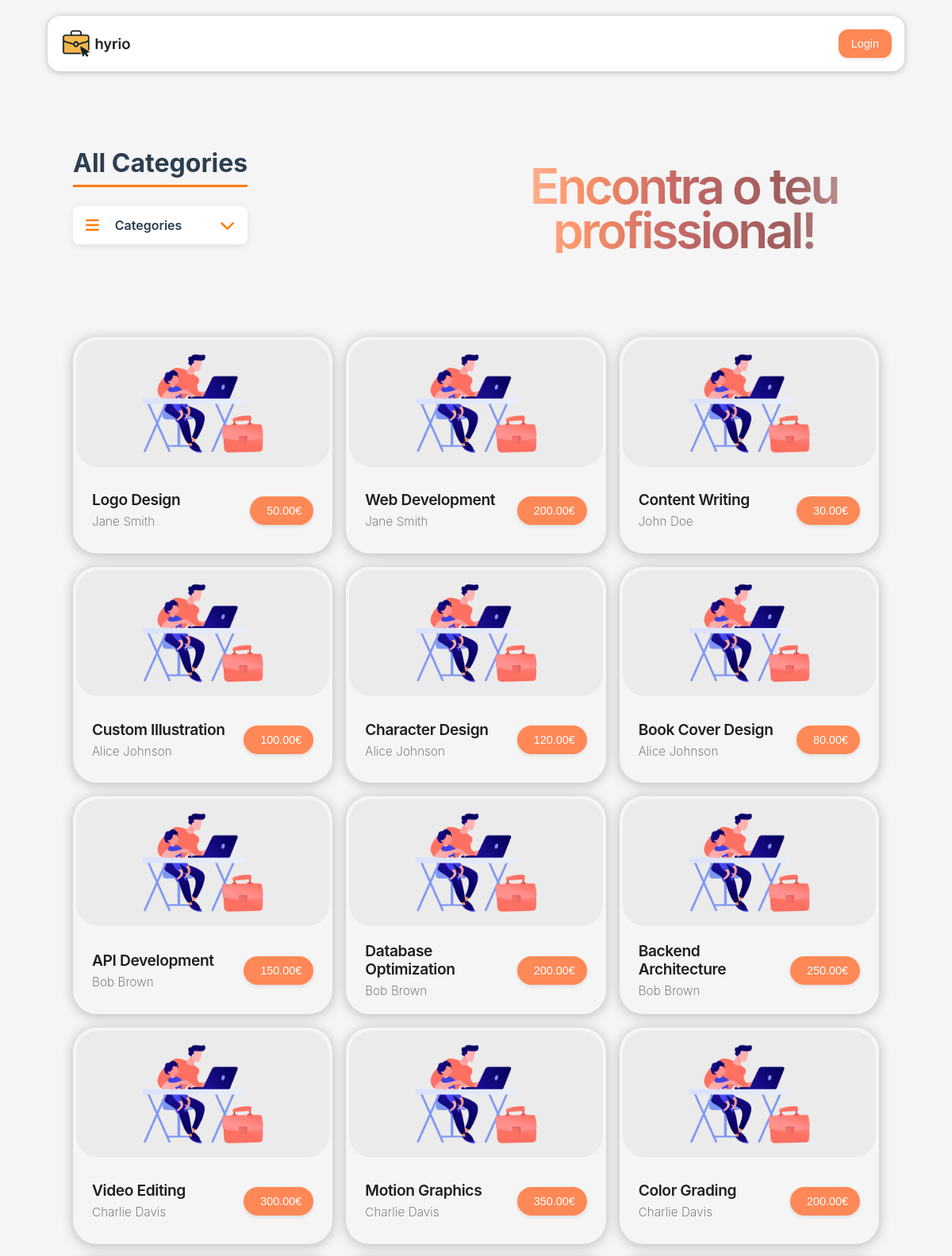
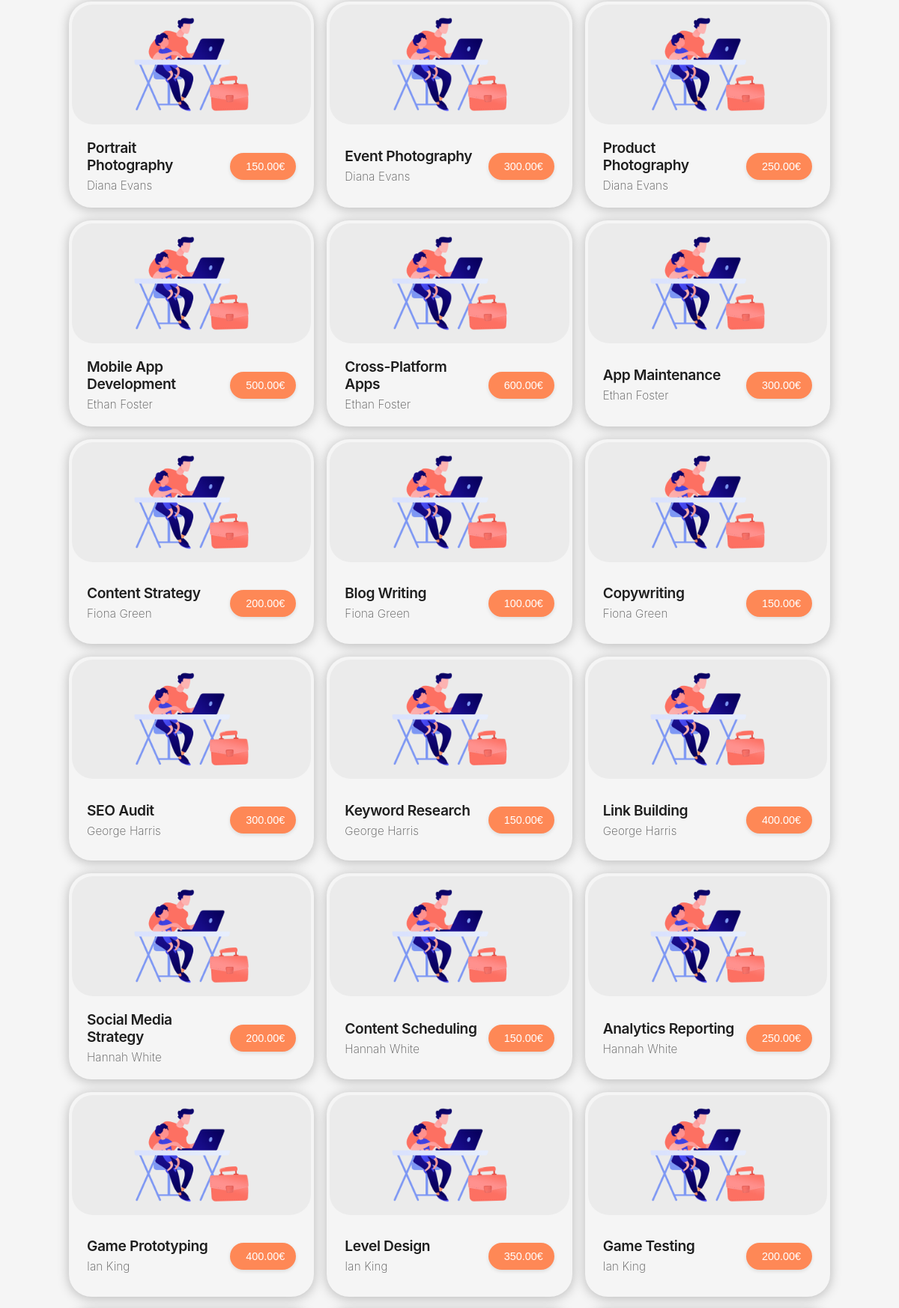
The page / (upper part) on the database its author committed (2 pictures, top to bottom).
### tables this page shows
CREATE TABLE services (
  id INTEGER PRIMARY KEY,
  name VARCHAR(255) NOT NULL,
  description TEXT NOT NULL,
  price DECIMAL(10, 2) NOT NULL CHECK (price >= 0),
  seller INTEGER NOT NULL REFERENCES users(id),
  category INTEGER NOT NULL REFERENCES categories(id),
  image TEXT NOT NULL,
  rating DECIMAL(2, 1) CHECK (rating >= 0 AND rating <= 5)
);

CREATE TABLE users (
  id INTEGER PRIMARY KEY,
  name VARCHAR(255) NOT NULL,
  username VARCHAR(255) NOT NULL UNIQUE,
  password TEXT NOT NULL,  -- Use bcrypt for hashing
  email VARCHAR(255) NOT NULL UNIQUE,
  role VARCHAR(50) NOT NULL CHECK (role IN ('user', 'freelancer', 'admin')),
  profile_pic TEXT NOT NULL,
  bio TEXT
);

### includes/auth.php (called while the page is built, shortened)
<?php
class Auth
{
    private static ?Auth $instance = null;
    public static function getInstance(): Auth
    {
        if (self::$instance === null) {
            self::$instance = new Auth();
        }
        return self::$instance;
    }
    public function getUser()
    {
        return $_SESSION['user'] ?? null;
    }
}

### components/card/card.php (the view, shortened to what this page needs)
<?php
class Card
{
  private static $cssIncluded = false;
  public static function includeCSS()
  {
    if (!self::$cssIncluded) {
      echo '<link rel="stylesheet" href="/components/card/css/card.css">';
      self::$cssIncluded = true;
    }
  }
  public static function render($service = null)
  {
    require_once(__DIR__ . '/../button/button.php');
    ?>
    <div class="card" id="container">
      <img src="<?= isset($service['image']) ? htmlspecialchars($service['image']) : '../assets/placeholder.png' ?>"
        alt="<?= isset($service['name']) ? htmlspecialchars($service['name']) : 'Service' ?>">
      <div id="label">
        <div id="titles">
          <h3><?= isset($service['name']) ? htmlspecialchars($service['name']) : 'i build minecraft servers' ?></h3>
          <p><?= isset($service['seller_name']) ? htmlspecialchars($service['seller_name']) : 'bald man' ?></p>
        </div>
        <?php
        echo '<span>' . (isset($service['price']) ? htmlspecialchars(number_format($service['price'], 2)) : '230') . '€</span>';
        ?>
      </div>
    </div>
    <?php
  }
  public static function renderGrid($services = [])
  {
    self::includeCSS();
    echo '<div class="card-grid">';
    foreach ($services as $service) {
      self::render($service);
    }
    echo '</div>';
  }
}
?>

### includes/common.php (shortened to what this page needs)
<?php
function getServices(?int $categoryId = null): array
{
    try {
        $db = Database::getInstance();
        $query = '
            SELECT services.*, users.name as seller_name, categories.name as category_name
            FROM services
            JOIN users ON services.seller = users.id
            JOIN categories ON services.category = categories.id
        ';
        $stmt = $db->prepare($query);
        $stmt->execute();
        return $stmt->fetchAll();
    } catch (PDOException $e) {
        return [];
    }
}
?>
<?php function head(): void
{ ?>
    <!DOCTYPE html>
    <html>
    <head>
        <link rel="stylesheet" href="/css/style.css">
        <link rel="stylesheet" href="/css/forms.css">
        <link rel="stylesheet" type="text/css"
            href="https://cdn.jsdelivr.net/npm/@phosphor-icons/web@2.1.1/src/regular/style.css" />
        <link rel="stylesheet" type="text/css"
            href="https://cdn.jsdelivr.net/npm/@phosphor-icons/web@2.1.1/src/bold/style.css" />
        <link rel="stylesheet" href="https://cdnjs.cloudflare.com/ajax/libs/font-awesome/5.15.4/css/all.min.css" />
    </head>
    <body>
    <?php } ?>
    <?php function drawHeader()
    {
        require_once(__DIR__ . '/../components/navbar/navbar.php');
        Navbar::render($selectedCategoryId);
    } ?>
    <?php function drawCategories()
    {
        require_once(__DIR__ . '/../components/categories/categories.php');
        Categories::render($selectedCategoryId);
    } ?>
    <?php function drawCard()
    {
        $selectedCategoryId = isset($_GET['category']) ? (int) $_GET['category'] : null;
        $services = getServices($selectedCategoryId);
        require_once(__DIR__ . '/../components/card/card.php');
        Card::renderGrid($services);
    } ?>
    <?php function drawFooter()
    { ?>
    </body>
    </html>
<?php } ?>

### components/navbar/navbar.php (shortened to what this page needs)
<?php
class Navbar
{
  private static $cssIncluded = false;
  public static function includeCSS()
  {
    if (!self::$cssIncluded) {
      echo '<link rel="stylesheet" href="/components/navbar/css/navbar.css">';
      self::$cssIncluded = true;
    }
  }
  public static function render(?int $selectedCategoryId = null)
  {
    self::includeCSS();
    require_once(__DIR__ . '/../button/button.php');
    require_once(__DIR__ . '/../categories/categories.php');
    require_once(__DIR__ . '/../../includes/auth.php');
    ?>
    <header id="menu-header">
      <div class="nav-left">
        <a href="/">
          <img src="/assets/logo.png" alt="Logo">
        </a>
      </div>
      <div class="nav-right">
        <?php
        $user = Auth::getInstance()->getUser();
        if ($user) {
          $profilePic = isset($user['profile_pic']) ? $user['profile_pic'] : 'database/assets/userProfilePic.jpg';
          $profileDropdownId = 'profile_' . uniqid();
          echo '<div class="profile-dropdown">';
          echo '<input type="checkbox" id="' . $profileDropdownId . '" class="profile-dropdown-toggle">';
          echo '<label for="' . $profileDropdownId . '" class="profile-dropdown-btn">';
          echo '<div class="user-profile">';
          echo '<img src="/' . htmlspecialchars($profilePic) . '" alt="Profile Picture" class="profile-pic" title="' . htmlspecialchars($user['name']) . '">';
          echo '</div>';
          echo '</label>';
          echo '<div class="profile-dropdown-menu">';
          echo '<div class="user-name">' . htmlspecialchars($user['name']) . '</div>';
          echo '<a href="/pages/profile.php?username=' . htmlspecialchars($user['username']) . '" class="dropdown-item"><i class="fas fa-user"></i> My Profile</a>';
          echo '<a href="/actions/logout_action.php" class="dropdown-item"><i class="fas fa-sign-out-alt"></i> Logout</a>';
          echo '</div>';
          echo '</div>';
          echo '<script>
          document.addEventListener("DOMContentLoaded", function() {
            const checkbox = document.getElementById("' . $profileDropdownId . '");
            const dropdown = checkbox.parentElement;
            // Close when clicking outside
            document.addEventListener("click", function(event) {
              // If the click was outside the dropdown and the dropdown is open
              if (!dropdown.contains(event.target) && checkbox.checked) {
                checkbox.checked = false;
              }
            });
          });
          </script>';
        } else {
          Button::start(['variant' => 'primary', 'onClick' => "window.location.href='/pages/login.php'"]);
          echo '<span>Login</span>';
          Button::end();
        }
        ?>
      </div>
    </header>
    <?php
  }
}
?>

### components/button/button.php (shortened to what this page needs)
<?php
class Button
{
  private static $cssIncluded = false;
  private static $variants = [
    'primary',
    'secondary',
    'accent',
    'outline',
    'text'
  ];
  public static function includeCSS()
  {
    if (!self::$cssIncluded) {
      echo '<link rel="stylesheet" href="/components/button/css/button.css">';
      self::$cssIncluded = true;
    }
  }
  public static function start($attributes = [])
  {
    self::includeCSS();
    $variant = self::extractVariant($attributes);
    $attributesStr = self::buildAttributesString($attributes);
    echo '<button class="btn btn-' . $variant . '"' . $attributesStr . '>';
  }
  public static function end()
  {
    $content = ob_get_clean();
    echo $content;
    echo '</button>';
  }
  private static function extractVariant(&$attributes)
  {
    $variant = 'primary';
    if (isset($attributes['variant'])) {
      if (in_array($attributes['variant'], self::$variants)) {
        $variant = $attributes['variant'];
      }
    }
    return $variant;
  }
  private static function buildAttributesString($attributes)
  {
    $attributesStr = '';
    foreach ($attributes as $key => $value) {
      $attributesStr .= ' ' . htmlspecialchars($key) . '="' . htmlspecialchars($value) . '"';
    }
    return $attributesStr;
  }
}
?>

### index.php (shortened to what this page needs)
<?php
require_once(__DIR__ . '/includes/common.php');
head();
drawHeader(); ?>
<main>
  <div class="categories-wrapper">
    <?php drawCategories() ?>
    <div class="gradient-text">Encontra o teu profissional!</div>
  </div>
  <?php drawCard() ?>
</main>
<?php drawFooter(); ?>

### components/categories/categories.php (shortened to what this page needs)
<?php
class Categories
{
  public static function getSelectedCategoryName(?int $categoryId = null): string
  {
    if ($categoryId === null) {
      return "All Categories";
    }
    $category = self::getCategoryById($categoryId);
    return $category ? htmlspecialchars($category['name']) : "All Categories";
  }
  public static function render(?int $selectedCategoryId = null): void
  {
    echo '<link rel="stylesheet" href="/components/categories/css/categories.css">';
    echo '<link rel="stylesheet" href="https://cdnjs.cloudflare.com/ajax/libs/font-awesome/6.4.0/css/all.min.css">';
    $selectedCategoryName = self::getSelectedCategoryName($selectedCategoryId);
    $uniqueId = 'cat_' . uniqid();
    echo '<div class="categories-container">';
    echo '<h1 class="selected-category-title">' . $selectedCategoryName . '</h1>';
    echo '<div class="hamburger-dropdown">';
    echo '<label for="' . $uniqueId . '" class="hamburger-btn">';
    echo '<i class="fas fa-bars"></i>';
    echo '<span>Categories</span>';
    echo '<i class="fas fa-chevron-down chevron-icon"></i>';
    echo '</label>';
    echo '</div>';
    echo '</div>';
  }
}
?>

### css/style.css (style rules this page uses)
:root { --text: #1e1e1e; --background: whitesmoke; --primary: #fe8856; --secondary: #bd5656; --accent: #944c4c; --shadow: rgba(0, 0, 0, 0.25); background: var(--background); font-family: 'Inter', sans-serif; }
html, body { height: 100%; margin: 0; padding: 0; }
body { display: flex; flex-direction: column; min-height: 100vh; }
.categories-wrapper { display: flex; flex-direction: row; align-items: center; justify-content: space-between; gap: 2rem; margin-bottom: 2rem; box-sizing: border-box; padding: 0; width: 100%; overflow: visible; position: relative; }
.gradient-text { text-align: center; font-family: 'Inter', sans-serif; font-size: 72px; font-style: normal; font-weight: 600; line-height: 90%; letter-spacing: -3.24px; background: linear-gradient(90deg, rgba(254, 136, 86, 0.35) 0%, rgba(254, 136, 86, 0.9) 25%, rgba(189, 86, 86, 0.9) 50%, rgba(148, 76, 76, 0.9) 75%, rgba(148, 76, 76, 0.35) 100%); background-clip: text; -webkit-background-clip: text; -webkit-text-fill-color: transparent; flex: 1; box-sizing: border-box; max-width: 50%; padding: 0; margin: 0; overflow-wrap: break-word; word-wrap: break-word; hyphens: auto; }
@media (max-width: 1200px) { .gradient-text { font-size: 62px; } }
main { width: 90%; max-width: 1200px; margin: 20px auto; padding: 16px 16px; box-sizing: border-box; overflow-x: hidden; flex: 1 0 auto; transition: all 0.3s ease-in-out; }

### components/navbar/css/navbar.css (style rules this page uses)
#menu-header { width: 90%; background-color: white; color: var(--text); padding: 16px 16px; margin: 20px auto; border-radius: 16px; display: flex; justify-content: space-between; align-items: center; box-shadow: 0 1px 8px 0 var(--shadow); transition: all 0.3s ease-in-out; overflow: visible; height: 70px; box-sizing: border-box; }
#menu-header .nav-left a { display: flex; height: 100%; align-items: center; }
#menu-header img { height: 100%; width: auto; }
.nav-left, .nav-right { display: flex; align-items: center; height: 100%; }
.nav-left { gap: 20px; flex-shrink: 0; }
.nav-right { gap: 15px; }
#menu-header .btn { border-radius: 12px; font-size: 0.9rem; }

### components/button/css/button.css (style rules this page uses)
.btn { display: flex; align-items: center; gap: 6px; font-weight: 500; cursor: pointer; transition: all 0.3s ease-in-out; padding: 10px 16px; border-radius: 8px; border: none; font-size: 0.95em; box-shadow: 0 2px 5px rgba(0, 0, 0, 0.1); }
.btn-primary { background-color: var(--primary); color: white; }

### components/categories/css/categories.css (style rules this page uses)
.categories-container { margin: 0 0 2rem 0; padding: 1rem; box-sizing: border-box; position: relative; overflow: visible; }
.selected-category-title { font-size: 2rem; font-weight: 700; color: #2c3e50; margin: 1.5rem 0; padding-bottom: 0.5rem; border-bottom: 3px solid #ff7b00; display: inline-block; }
.hamburger-dropdown { position: relative; width: 100%; max-width: 300px; margin-bottom: 1.5rem; }
.hamburger-btn { display: flex; align-items: center; gap: 12px; background-color: #ffffff; border-radius: 8px; padding: 14px 16px; cursor: pointer; box-shadow: 0 3px 10px rgba(0, 0, 0, 0.08); transition: all 0.2s ease; width: 100%; justify-content: space-between; user-select: none; box-sizing: border-box; }
.hamburger-btn i { font-size: 1.2rem; color: #ff7b00; }
.hamburger-btn span { font-weight: 600; color: #2c3e50; flex-grow: 1; text-align: left; margin-left: 8px; }
.chevron-icon { transition: transform 0.3s ease; }

### rows shown on the page
services: image (placeholder picture), name "Logo Design", seller.name "Jane Smith", price "50.00"
services: image (placeholder picture), name "Web Development", seller.name "Jane Smith", price "200.00"
services: image (placeholder picture), name "Content Writing", seller.name "John Doe", price "30.00"
services: image (placeholder picture), name "Custom Illustration", seller.name "Alice Johnson", price "100.00"
services: image (placeholder picture), name "Character Design", seller.name "Alice Johnson", price "120.00"
services: image (placeholder picture), name "Book Cover Design", seller.name "Alice Johnson", price "80.00"
services: image (placeholder picture), name "API Development", seller.name "Bob Brown", price "150.00"
services: image (placeholder picture), name "Database Optimization", seller.name "Bob Brown", price "200.00"
services: image (placeholder picture), name "Backend Architecture", seller.name "Bob Brown", price "250.00"
services: image (placeholder picture), name "Video Editing", seller.name "Charlie Davis", price "300.00"
services: image (placeholder picture), name "Motion Graphics", seller.name "Charlie Davis", price "350.00"
services: image (placeholder picture), name "Color Grading", seller.name "Charlie Davis", price "200.00"
services: image (placeholder picture), name "Portrait Photography", seller.name "Diana Evans", price "150.00"
services: image (placeholder picture), name "Event Photography", seller.name "Diana Evans", price "300.00"
services: image (placeholder picture), name "Product Photography", seller.name "Diana Evans", price "250.00"
services: image (placeholder picture), name "Mobile App Development", seller.name "Ethan Foster", price "500.00"
services: image (placeholder picture), name "Cross-Platform Apps", seller.name "Ethan Foster", price "600.00"
services: image (placeholder picture), name "App Maintenance", seller.name "Ethan Foster", price "300.00"
services: image (placeholder picture), name "Content Strategy", seller.name "Fiona Green", price "200.00"
services: image (placeholder picture), name "Blog Writing", seller.name "Fiona Green", price "100.00"
services: image (placeholder picture), name "Copywriting", seller.name "Fiona Green", price "150.00"
services: image (placeholder picture), name "SEO Audit", seller.name "George Harris", price "300.00"
services: image (placeholder picture), name "Keyword Research", seller.name "George Harris", price "150.00"
services: image (placeholder picture), name "Link Building", seller.name "George Harris", price "400.00"
services: image (placeholder picture), name "Social Media Strategy", seller.name "Hannah White", price "200.00"
services: image (placeholder picture), name "Content Scheduling", seller.name "Hannah White", price "150.00"
services: image (placeholder picture), name "Analytics Reporting", seller.name "Hannah White", price "250.00"
services: image (placeholder picture), name "Game Prototyping", seller.name "Ian King", price "400.00"
services: image (placeholder picture), name "Level Design", seller.name "Ian King", price "350.00"
services: image (placeholder picture), name "Game Testing", seller.name "Ian King", price "200.00"

### other values the page prints
$selectedCategoryName "All Categories"
